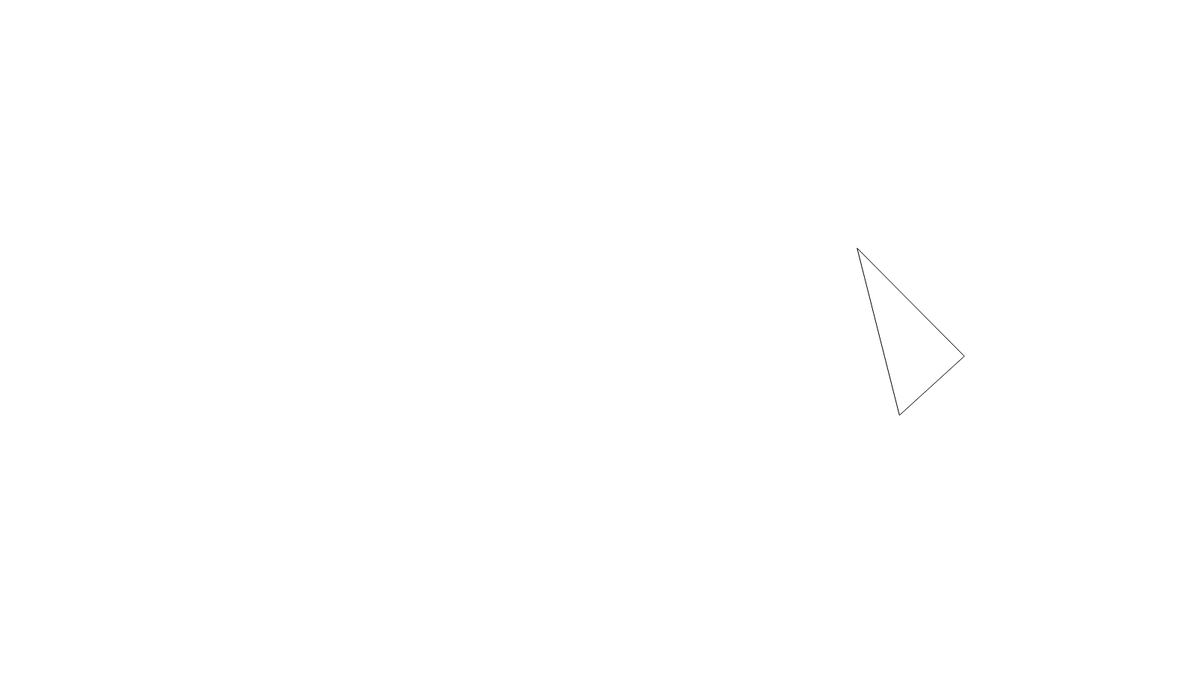
Frame 1 (no input)
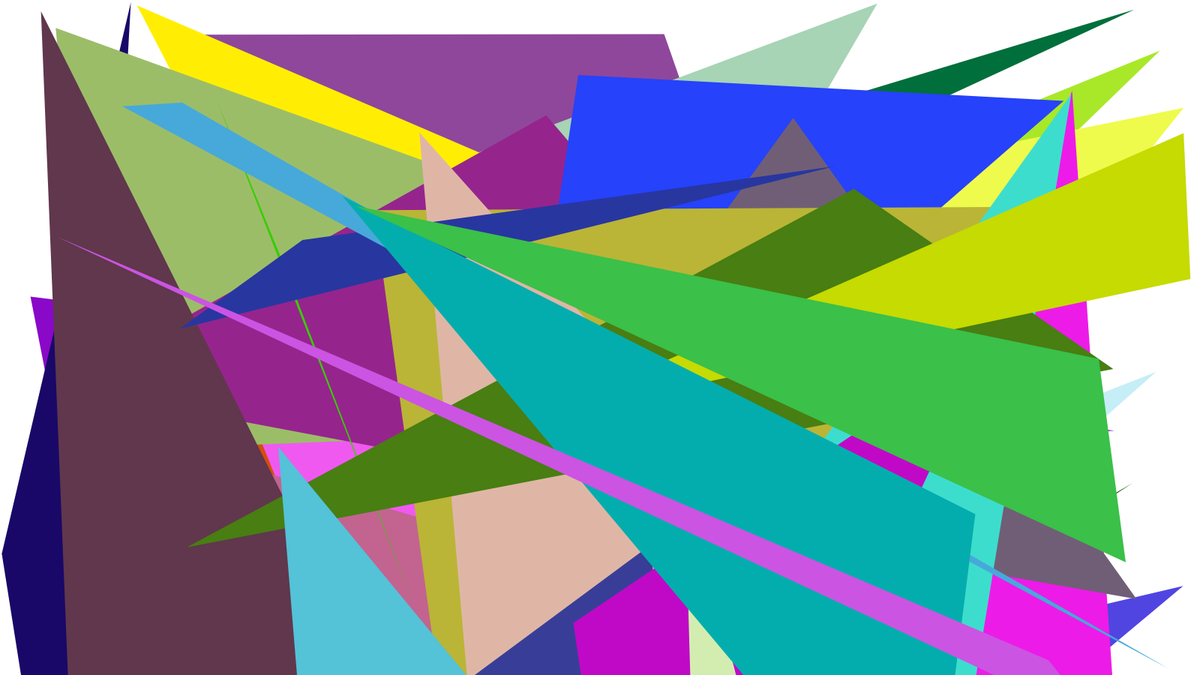
Frame 60 (no input)
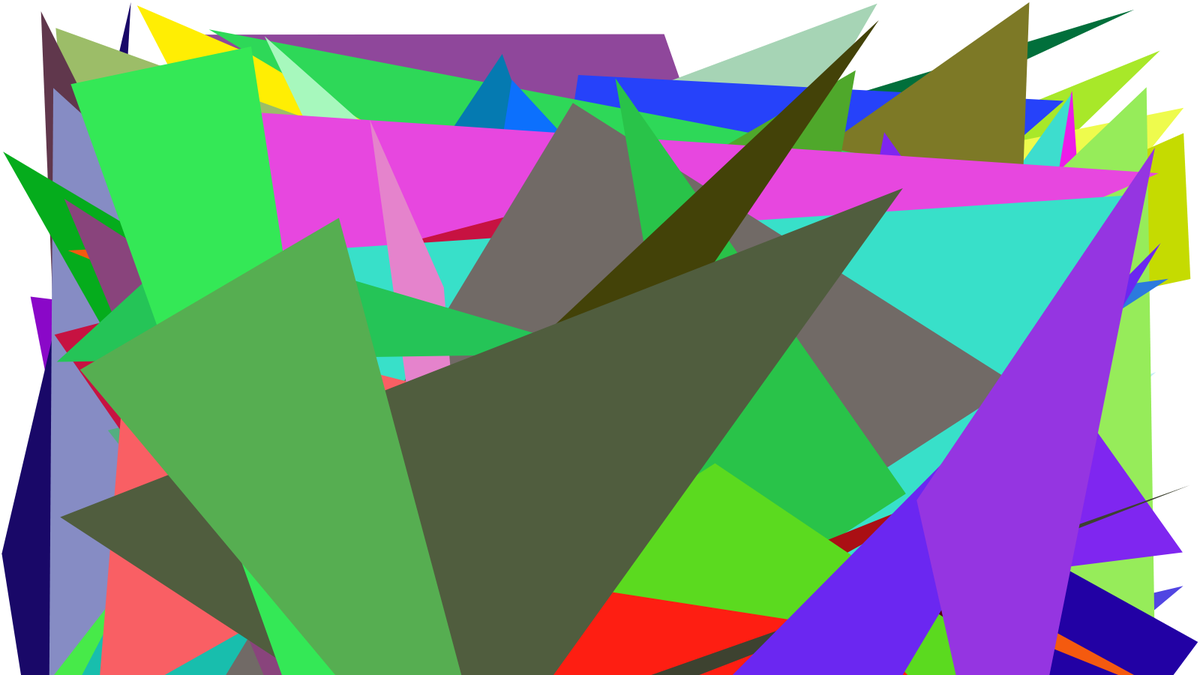
Frame 120 (the mouse pressed at the canvas centre since frame 60)

The p5.js sketch that drew these frames (run headless with seeded random() and noise() and a simulated clock; from frame 60 on, the mouse is pressed at the canvas centre):

// p5.js sketch
// ── sketch.js
function setup() {
  createCanvas(1600, 900);
  
   background(0,0,0,0);
}

function draw() {
  triangle(random(width),random(width),random(width),random(width),random(width),random(width));
 fill(random(255),random(255),random(255))
noStroke();
}
// ── index2.html
<!DOCTYPE html>
<html lang="en">
<head>
    <meta charset="UTF-8">
    <meta http-equiv="X-UA-Compatible" content="IE=edge">
    <meta name="viewport" content="width=device-width, initial-scale=1.0">
    <title>Document</title>
    <script>window.onload = function() {
        var currentColor = 'red';
        setInterval(function() {
            document.body.style.backgroundColor = currentColor;
            switch (currentColor){
                case 'red': currentColor='blue'
                break;
                 case 'blue': currentColor='yellow'
                 break;
                 case 'yellow': currentColor='red'
                break;
            }
        }, 100);
    };</script>
</head>
<body>
  <p>que tal </p>
</body>
</html>
